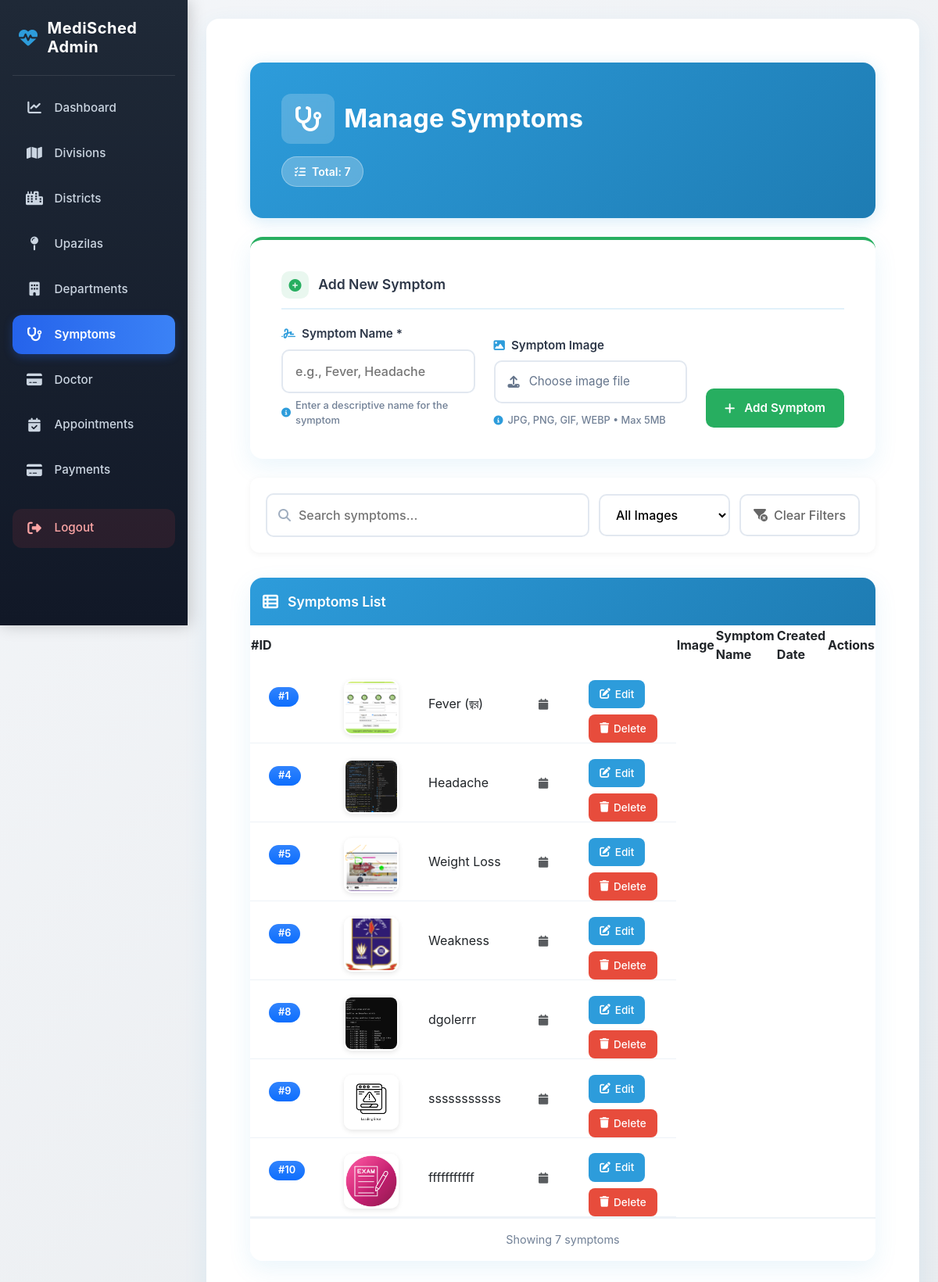
/adminapp/symptoms/, run on the app's committed database.
### adminapp/models.py (models this page shows, shortened)
class Symptom(models.Model):
    symptom_name = models.CharField(max_length=100, unique=True)
    symptom_image = models.ImageField(upload_to='symptoms/', blank=True, null=True)

### adminapp/views.py (the view)
# urls.py: path('symptoms/', views.symptom_list, name='symptom_list'),
def symptom_list(request):
    symptoms = Symptom.objects.all()
    return render(request, 'adminapp/symptom_list.html', {'symptoms': symptoms})

### adminapp/templates/adminapp/symptom_list.html (shortened to what this page needs)
{% extends 'adminapp/base_admin.html' %}
{% load static %}
{% block content %}
<div class="container-fluid py-4">
    <div class="page-header">
        <div class="header-content">
            <h1 class="header-title">
                <i class="fa-solid fa-stethoscope"></i>
                Manage Symptoms
            </h1>
            <div class="stats-badge">
                <i class="fa-solid fa-list-check"></i>
                Total: {{ symptoms|length }}
            </div>
        </div>
    </div>
    <div class="add-symptom-card">
        <div class="form-section-title">
            <i class="fa-solid fa-plus-circle"></i>
            Add New Symptom
        </div>
        <form method="POST" action="{% url 'add_symptom' %}" enctype="multipart/form-data" id="addSymptomForm">
            <div class="form-row">
                <div class="form-group">
                    <label class="form-label">
                        <i class="fa-solid fa-signature"></i>
                        Symptom Name *
                    </label>
                    <input type="text"
                           name="symptom_name"
                           class="form-control-custom"
                           placeholder="e.g., Fever, Headache"
                           required
                           maxlength="100">
                    <div class="form-text">
                        <i class="fa-solid fa-circle-info"></i>
                        Enter a descriptive name for the symptom
                    </div>
                </div>
                <div class="form-group">
                    <label class="form-label">
                        <i class="fa-solid fa-image"></i>
                        Symptom Image
                    </label>
                    <div class="file-input-wrapper">
                        <label for="symptomImage" class="file-label">
                            <i class="fa-solid fa-upload"></i>
                            <span id="fileName">Choose image file</span>
                        </label>
                    </div>
                    <div class="form-text">
                        <i class="fa-solid fa-circle-info"></i>
                        JPG, PNG, GIF, WEBP • Max 5MB
                    </div>
                </div>
                <div class="form-group">
                    <button type="submit" class="btn btn-add" id="addBtn">
                        <i class="fa-solid fa-plus"></i>
                        Add Symptom
                    </button>
                </div>
            </div>
        </form>
    </div>
    <div class="filter-bar">
        <div class="search-box">
            <i class="fa-solid fa-search"></i>
            <input type="text"
                   id="searchSymptoms"
                   class="form-control-custom search-input"
                   placeholder="Search symptoms...">
        </div>
        <div class="filter-actions">
            <div class="status-filter">
                <select id="imageFilter" class="form-control-custom">
                    <option value="all">All Images</option>
                </select>
            </div>
            <button id="clearFilters" class="btn-clear">
                <i class="fa-solid fa-filter-circle-xmark"></i>
                Clear Filters
            </button>
        </div>
    </div>
    <div class="symptoms-table-card">
        <div class="table-header">
            <h3 class="table-title">
                <i class="fa-solid fa-table-list"></i>
                Symptoms List
            </h3>
        </div>
        <div class="table-responsive">
            <table class="custom-table" id="symptomsTable">
                <thead>
                    <tr>
                        <th>#ID</th>
                        <th>Image</th>
                        <th>Symptom Name</th>
                        <th>Created Date</th>
                        <th>Actions</th>
                    </tr>
                </thead>
                <tbody>
                    {% for sym in symptoms %}
                    <tr class="symptom-row"
                        data-name="{{ sym.symptom_name|lower }}"
                        data-has-image="{% if sym.symptom_image %}with{% else %}without{% endif %}">
                        <td data-label="#ID">
                            <span class="badge bg-primary bg-gradient rounded-pill">
                                #{{ sym.id }}
                            </span>
                        </td>
                        <td data-label="Image">
                            <div class="image-preview-container">
                                {% if sym.symptom_image %}
                                    <img src="{{ sym.symptom_image.url }}"
                                         alt="{{ sym.symptom_name }}"
                                         class="symptom-image"
                                         data-bs-toggle="modal"
                                         data-bs-target="#imageModal{{ sym.id }}">
                                {% else %}
                                    <div class="no-image">
                                        <i class="fa-solid fa-image"></i>
                                    </div>
                                {% endif %}
                            </div>
                        </td>
                        <td data-label="Symptom Name">
                            <div class="symptom-name">{{ sym.symptom_name }}</div>
                        </td>
                        <td data-label="Created Date">
                            <div class="small text-muted">
                                <i class="fa-solid fa-calendar me-1"></i>
                            </div>
                        </td>
                        <td data-label="Actions">
                            <div class="action-buttons">
                                <a href="{% url 'edit_symptom' sym.id %}" class="btn-edit">
                                    <i class="fa-solid fa-pen-to-square"></i>
                                    Edit
                                </a>
                                <a href="{% url 'delete_symptom' sym.id %}"
                                   class="btn-delete delete-btn"
                                   data-name="{{ sym.symptom_name }}">
                                    <i class="fa-solid fa-trash"></i>
                                    Delete
                                </a>
                            </div>
                        </td>
                    </tr>
                    {% endfor %}
                </tbody>
            </table>
        </div>
        {% if symptoms %}
        <div class="pagination-container">
            <div class="text-center">
                <div class="page-info">
                </div>
            </div>
        </div>
        {% endif %}
    </div>
</div>
{% endblock %}

### adminapp/templates/adminapp/base_admin.html (style rules this page uses)
:root { --primary-color: #2D9CDB; --secondary-color: #1f2937; --accent-color: #2563eb; --light-color: #f8f9fa; --dark-color: #1e293b; --success-color: #10b981; --warning-color: #f59e0b; --danger-color: #ef4444; --card-shadow: 0 4px 6px -1px rgba(0, 0, 0, 0.1), 0 2px 4px -1px rgba(0, 0, 0, 0.06); }
body { background: linear-gradient(135deg, #f4f6f9 0%, #e9ecef 100%); font-family: 'Inter', 'Segoe UI', system-ui, -apple-system, sans-serif; min-height: 100vh; overflow-x: hidden; }

### data on the page
Symptom: id "1", symptom_image (picture), symptom_name "Fever (জ্বর)"
Symptom: id "4", symptom_image (picture), symptom_name "Headache"
Symptom: id "5", symptom_image (picture), symptom_name "Weight Loss"
Symptom: id "6", symptom_image (picture), symptom_name "Weakness"
Symptom: id "8", symptom_image (picture), symptom_name "dgolerrr"
Symptom: id "9", symptom_image (picture), symptom_name "sssssssssss"
Symptom: id "10", symptom_image (picture), symptom_name "fffffffffff"

### other printed values
{{ symptoms|length }} "7"
